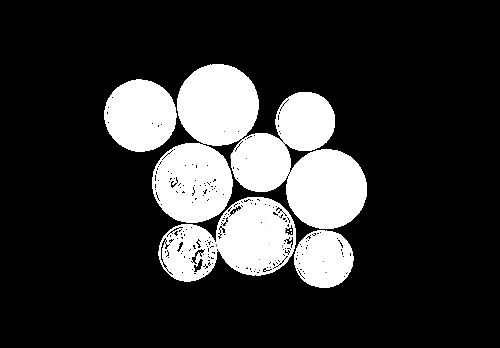
#> input picture Img10.jpg, 500 x 348 px, found by its file name
$ python Rascunho10.py
#> lines starting #> are read from the running program, lines starting #| are printed output that depends on the picture; after the words box and inside, x2 and y2 are one past the last pixel; in counts of white or black regions, pixels touching at a corner belong together
import cv2
import numpy as np
import matplotlib.pyplot as plt

img = cv2.imread('Img10.jpg',0)#Img10.jpg
#> img is the input picture: shape (348, 500); min 0, max 255, mean 50.8

img=img.astype('int')
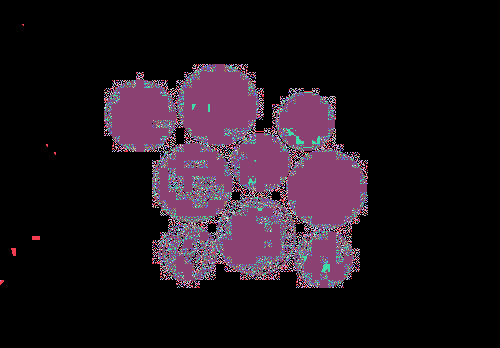
#> img: shape (348, 500) int64; 80 distinct labels, from 0 to 255; one colour per label, 0 black

img[img >= 127] = 255
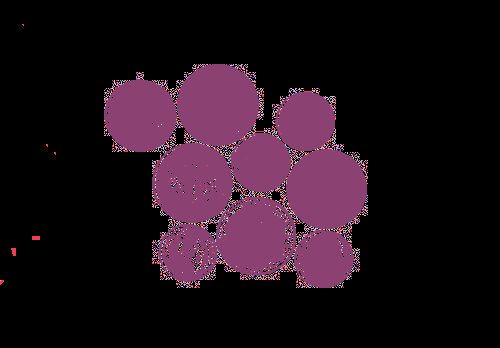
#> img: shape (348, 500) int64; 44 distinct labels, from 0 to 255; one colour per label, 0 black
img[img <= 127] = 0
#> img: shape (348, 500) int64; 19.9% white; 7 white regions (3 under 20 px), largest, box (x1, y1, x2, y2) and area: (152, 64, 367, 229) 20898, (158, 197, 296, 282) 7003, (104, 79, 177, 152) 4102, (294, 230, 354, 288) 2665

a1,a2 = np.shape(img) # dimensões da imagem
#> a1 = 348; a2 = 500

masc = np.zeros([a1,a2]) # imagem de marcação de região
regiao=0
flag={} #para marcar pixels com regiões multiplas
x=0

for i in range(2,a1-1,1):
    for j in range(2,a2-1,1):
        if (img[i,j] == 255) and (masc[i,j] == 0) :  # ativo e não marcado
            vizi=masc[i-1:i+2,j-1:j+2]
            if any(vizi[vizi!=0]):
                #repete a região
                b=(img[i-1:i+2,j-1:j+2]) != 0 #mascara para associação de valores
                value_reg=(vizi[vizi!=0])
                masc[i-1:i+2,j-1:j+2] = b.astype('int')*value_reg[0]

            else:
                #ver ser em masc se vai acontecer multipla marcação
                vizi_16=masc[i-3:i+4,j-3:j+4]
                if any(vizi_16[vizi_16!=0]):
                    x= (vizi_16[vizi_16!=0])
                    x=x.astype('int')
                    flag[x[0]]=regiao+1

                regiao=regiao+1
                b=(img[i-1:i+2,j-1:j+2]) != 0
                masc[i-1:i+2,j-1:j+2] = b.astype('int')*regiao
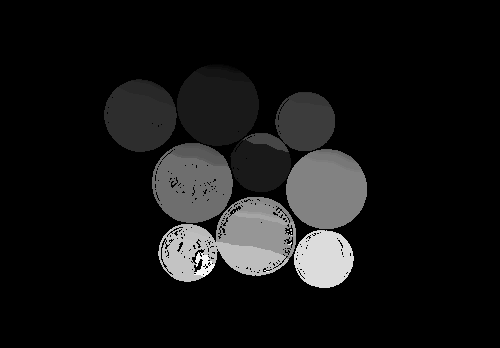
#> masc: shape (348, 500) float64; min 0, max 51, mean 4.1; drawn with min black and max white
#> after the loop, flag = 30 items; regiao = 51
                #região nova

#correção de multipla marcação
for x in flag:
    regiao= regiao - 1
    masc[masc==x]=flag[x]
#> this loop made 30 passes
#> (x, regiao) on passes 5 to 16: (7, 46), (8, 45), (10, 44), (11, 43), (5, 42), (15, 41), (16, 40), (17, 39), (18, 38), (12, 37), (19, 36), (24, 35)
#> regiao on passes 1, 2, 3, 4, 22, 26: 50, 49, 48, 47, 29, 25
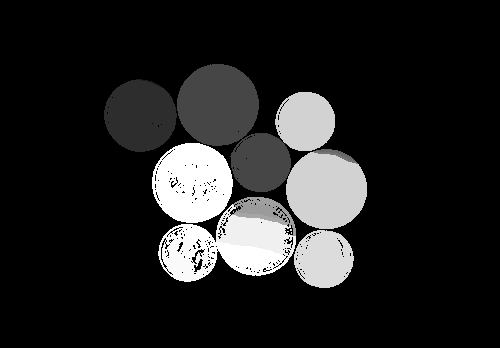
#> masc: shape (348, 500) float64; 15.67% of pixels changed, all inside (x1, y1, x2, y2) = (118, 64, 367, 282); drawn with min black and max white
#> after the loop, regiao = 21


#corrigir diferentes regiões conectadas
for i in range(2,a1-1,1):
    for j in range(2,a2-1,1):
        if (img[i,j] == 255):
            vizinhanca=masc[i-1:i+1,j-1:j+1] #procurar numa vizinhança de 8 pixels
            valores=np.unique(vizinhanca) # numeração de região que não sejam únicos
            if (any(vizinhanca[vizinhanca!=0]) and (valores.shape[0]>2)) :#or (any(vizinhanca[vizinhanca==0]) and (valores.shape[0]>2))  : # concertar q tá errado, e quando tem 0,1,2 ?
                for k in range(1,valores.shape[0]-1):
                    masc[masc==valores[k]]= valores[k+1]
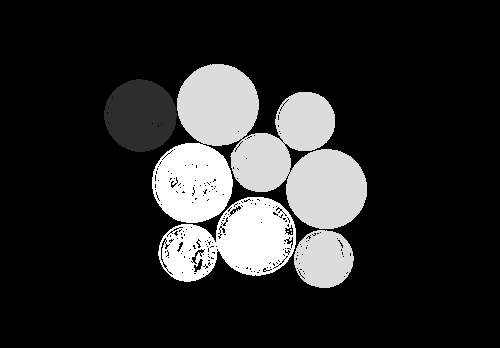
#> masc: shape (348, 500) float64; 11.96% of pixels changed, all inside (x1, y1, x2, y2) = (136, 64, 367, 282); drawn with min black and max white


#organizar valores das regiões
values=np.unique(masc)
#> values = [0, 9, 44, 45, 51]
d=0
for l in values:
    masc[masc==l]=d
    d=d+1
#> this loop made 5 passes
#> l on passes 2 to 5: 9, 44, 45, 51
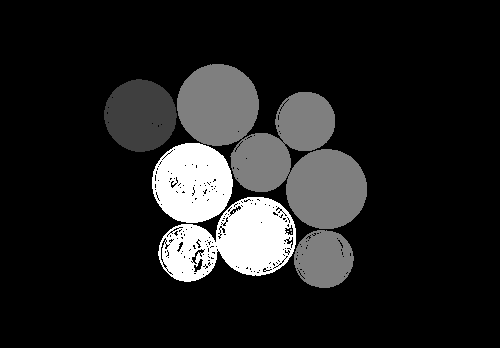
#> masc: shape (348, 500) float64; 19.93% of pixels changed, all inside (x1, y1, x2, y2) = (104, 64, 367, 288); drawn with min black and max white
#> after the loop, d = 5


print(np.unique(masc))
#| [0. 1. 2. 3. 4.]
#exibição de regiões
a=np.unique(masc).shape[0]
#> a = 5
#exibição de regiões
img_res=masc*(255/a)
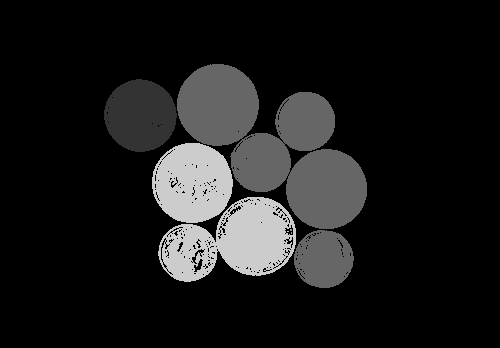
#> img_res: shape (348, 500) float64; min 0, max 204, mean 26.1

'''img=img.astype('uint8')
cv2.imshow('Original',img)

img=imagem.astype('uint8')
cv2.imshow('segmentada',img)

cv2.waitKey(0)
cv2.destroyAllWindows()'''

label=np.unique(masc)
#> label = [0, 1, 2, 3, 4]
a=label.shape[0]
#exibição de regiões
img_res=masc*(255/a)
label=label
print(label)
#| [0. 1. 2. 3. 4.]

$ run again, with Img1.jpg copied over Img10.jpg
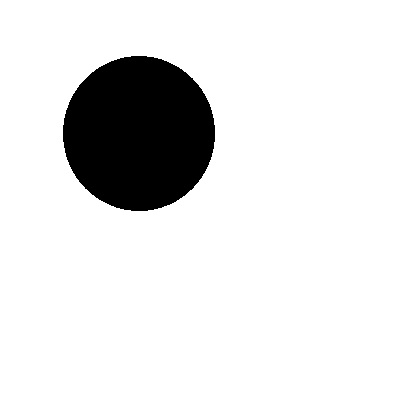
#> input picture Img1.jpg, 400 x 400 px, found by its file name
#> img is the input picture: shape (400, 400); min 0, max 255, mean 225.5
#> `img[img >= 127] = 255`:
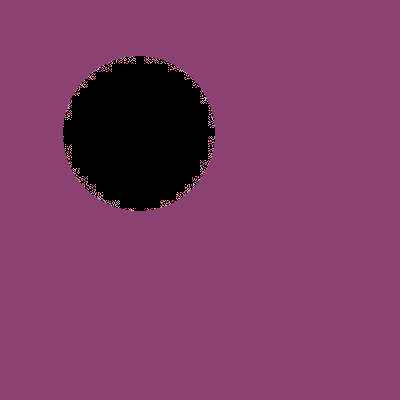
#> img: shape (400, 400) int64; 9 distinct labels, from 0 to 255; one colour per label, 0 black
#> after the loop `for i in range(2,a1-1,1):`: flag = 9 items; regiao = 11
#> the loop `for x in flag:` made 9 passes
#> regiao on passes 1 to 8: 10, 9, 8, 7, 6, 5, 4, 3
#> after the loop `for x in flag:`:
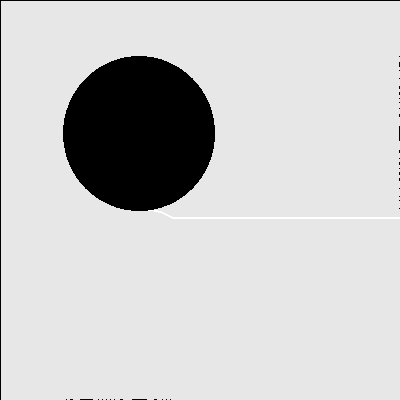
#> masc: shape (400, 400) float64; min 0, max 11, mean 8.79; drawn with min black and max white
#> after the loop `for x in flag:`: regiao = 2
#> values = [0, 11]
#> the loop `for l in values:` made 2 passes
#> d on pass 1: 1
#> after the loop `for l in values:`: d = 2
#| [0. 1.]
#> img_res: shape (400, 400) float64; values 0 (black) and 127.5 (white), 87.9% white; 37 black regions (35 under 20 px), largest, box (x1, y1, x2, y2) and area: (63, 56, 215, 211) 18484, (0, 0, 400, 400) 799
#> label = [0, 1]
#| [0. 1.]

$ run again, with Img11.jpg copied over Img10.jpg
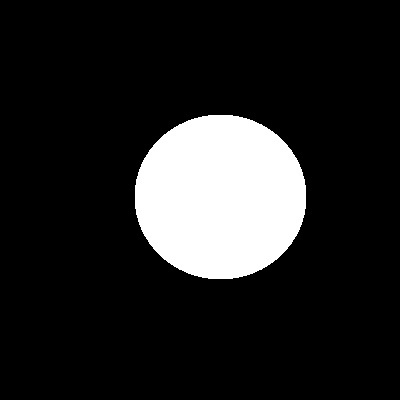
#> input picture Img11.jpg, 400 x 400 px, found by its file name
#> img is the input picture: shape (400, 400); min 0, max 255, mean 35.5
#> `img[img >= 127] = 255`:
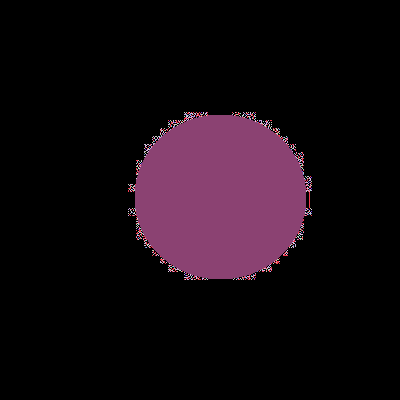
#> img: shape (400, 400) int64; 12 distinct labels, from 0 to 255; one colour per label, 0 black
#> after the loop `for i in range(2,a1-1,1):`: flag = {2: 3, 3: 4, 4: 5, 5: 6, 6: 7, 7: 8, 8: 9, 9: 10}; regiao = 10
#> the loop `for x in flag:` made 8 passes
#> regiao on passes 1 to 8: 9, 8, 7, 6, 5, 4, 3, 2
#> after the loop `for x in flag:`: regiao = 2
#> values = [0, 10]
#> the loop `for l in values:` made 2 passes
#> d on pass 1: 1
#> after the loop `for l in values:`:
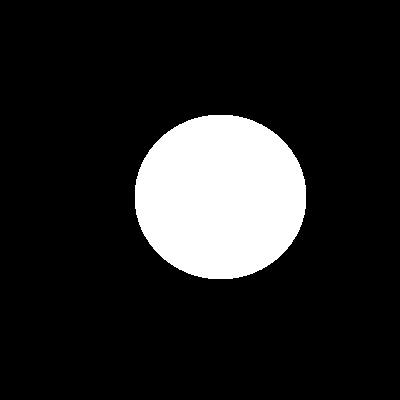
#> masc: shape (400, 400) float64; values 0 (black) and 1 (white), 13.9% white; 1 white region, box (x1, y1, x2, y2) and area: (135, 115, 306, 279) 22252
#> after the loop `for l in values:`: d = 2
#| [0. 1.]
#> label = [0, 1]
#| [0. 1.]

$ run again, with Img13.jpg copied over Img10.jpg
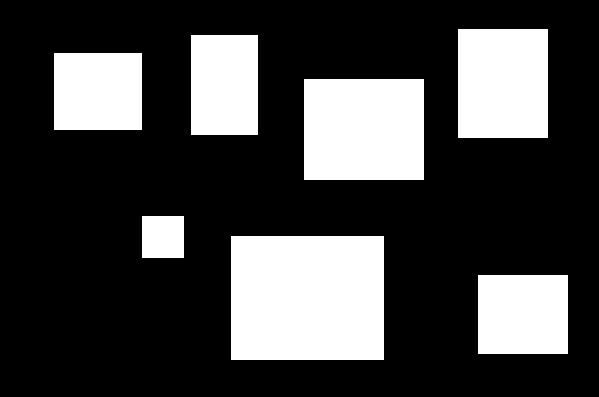
#> input picture Img13.jpg, 599 x 397 px, found by its file name
#> img is the input picture: shape (397, 599); min 0, max 255, mean 67.8
#> after the loop `for i in range(2,a1-1,1):`: flag = 0 items; regiao = 7
#> values = [0, 1, 2, 3, 4, 5, 6, 7]
#> the loop `for l in values:` made 8 passes
#> after the loop `for l in values:`: d = 8
#| [0. 1. 2. 3. 4. 5. 6. 7.]
#> `img_res=masc*(255/a)`:
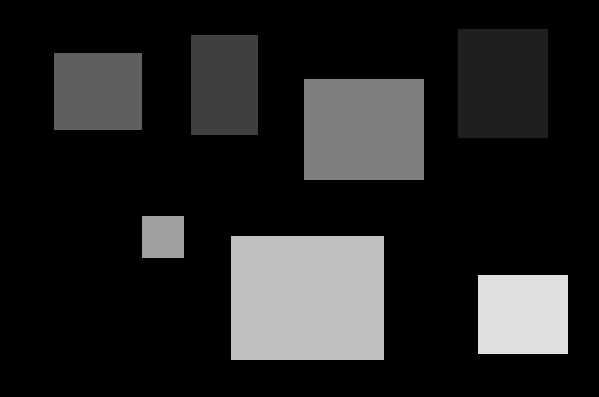
#> img_res: shape (397, 599) float64; min 0, max 223.1, mean 35.4
#> label = [0, 1, 2, 3, 4, 5, 6, 7]
#| [0. 1. 2. 3. 4. 5. 6. 7.]
